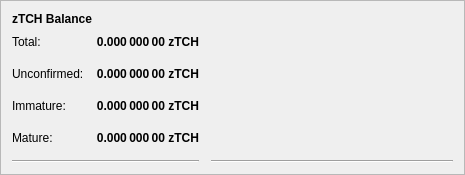
                                  <widget class="QFrame" name="frame_4">
                                    <property name="geometry">
                                      <rect>
                                        <x>0</x>
                                        <y>0</y>
                                        <width>465</width>
                                        <height>171</height>
                                      </rect>
                                    </property>
                                    <property name="frameShape">
                                      <enum>QFrame::StyledPanel</enum>
                                    </property>
                                    <property name="frameShadow">
                                      <enum>QFrame::Raised</enum>
                                    </property>
                                    <layout class="QVBoxLayout" name="verticalLayout_7">
                                      <item>
                                        <layout class="QHBoxLayout" name="horizontalLayout_8" stretch="0">
                                          <item>
                                            <widget class="QLabel" name="label_5z_3">
                                              <property name="maximumSize">
                                                <size>
                                                  <width>16777215</width>
                                                  <height>20</height>
                                                </size>
                                              </property>
                                              <property name="font">
                                                <font>
                                                  <weight>75</weight>
                                                  <bold>true</bold>
                                                </font>
                                              </property>
                                              <property name="text">
                                                <string>zTCH Balance</string>
                                              </property>
                                            </widget>
                                          </item>
                                        </layout>
                                      </item>
                                      <item>
                                        <layout class="QGridLayout" name="gridLayout_5">
                                          <property name="spacing">
                                            <number>12</number>
                                          </property>
                                          <item row="4" column="0">
                                            <widget class="QLabel" name="labelzBalanceMatureText">
                                              <property name="toolTip">
                                                <string>
                                                  Mature: more than 20 confirmation and more than 1 mints of the same denomination after it was minted.
                                                  These zTCH are spendable.
                                                </string>
                                              </property>
                                              <property name="text">
                                                <string>Mature:</string>
                                              </property>
                                            </widget>
                                          </item>
                                          <item row="5" column="0" colspan="2">
                                            <widget class="Line" name="lineSpendableBalance_5">
                                              <property name="orientation">
                                                <enum>Qt::Horizontal</enum>
                                              </property>
                                            </widget>
                                          </item>
                                          <item row="1" column="1">
                                            <widget class="QLabel" name="labelzBalance">
                                              <property name="font">
                                                <font>
                                                  <weight>75</weight>
                                                  <bold>true</bold>
                                                </font>
                                              </property>
                                              <property name="cursor">
                                                <cursorShape>IBeamCursor</cursorShape>
                                              </property>
                                              <property name="toolTip">
                                                <string>All available zTCH, unconfirmed and immature zTCH included.</string>
                                              </property>
                                              <property name="text">
                                                <string notr="true">0.000 000 00 zTCH</string>
                                              </property>
                                              <property name="alignment">
                                                <set>Qt::AlignRight|Qt::AlignTrailing|Qt::AlignVCenter</set>
                                              </property>
                                              <property name="textInteractionFlags">
                                                <set>Qt::LinksAccessibleByMouse|Qt::TextSelectableByKeyboard|Qt::TextSelectableByMouse</set>
                                              </property>
                                            </widget>
                                          </item>
                                          <item row="5" column="2">
                                            <widget class="Line" name="lineWatchBalance_5">
                                              <property name="sizePolicy">
                                                <sizepolicy hsizetype="Preferred" vsizetype="Fixed">
                                                  <horstretch>0</horstretch>
                                                  <verstretch>0</verstretch>
                                                </sizepolicy>
                                              </property>
                                              <property name="minimumSize">
                                                <size>
                                                  <width>140</width>
                                                  <height>0</height>
                                                </size>
                                              </property>
                                              <property name="orientation">
                                                <enum>Qt::Horizontal</enum>
                                              </property>
                                            </widget>
                                          </item>
                                          <item row="1" column="0">
                                            <widget class="QLabel" name="labelzBalanceText">
                                              <property name="toolTip">
                                                <string>All available zTCH, unconfirmed and immature zTCH included.</string>
                                              </property>
                                              <property name="text">
                                                <string>Total:</string>
                                              </property>
                                            </widget>
                                          </item>
                                          <item row="1" column="2">
                                            <spacer name="horizontalSpacer_8">
                                              <property name="orientation">
                                                <enum>Qt::Horizontal</enum>
                                              </property>
                                              <property name="sizeHint" stdset="0">
                                                <size>
                                                  <width>40</width>
                                                  <height>20</height>
                                                </size>
                                              </property>
                                            </spacer>
                                          </item>
                                          <item row="4" column="2">
                                            <spacer name="horizontalSpacer_4">
                                              <property name="orientation">
                                                <enum>Qt::Horizontal</enum>
                                              </property>
                                              <property name="sizeHint" stdset="0">
                                                <size>
                                                  <width>40</width>
                                                  <height>20</height>
                                                </size>
                                              </property>
                                            </spacer>
                                          </item>
                                          <item row="4" column="1">
                                            <widget class="QLabel" name="labelzBalanceMature">
                                              <property name="font">
                                                <font>
                                                  <weight>75</weight>
                                                  <bold>true</bold>
                                                </font>
                                              </property>
                                              <property name="toolTip">
                                                <string>
                                                  Mature: more than 20 confirmation and more than 1 mints of the same denomination after it was minted.
                                                  These zTCH are spendable.
                                                </string>
                                              </property>
                                              <property name="text">
                                                <string>0.000 000 00 zTCH</string>
                                              </property>
                                              <property name="alignment">
                                                <set>Qt::AlignRight|Qt::AlignTrailing|Qt::AlignVCenter</set>
                                              </property>
                                            </widget>
                                          </item>
                                          <item row="2" column="0">
                                            <widget class="QLabel" name="labelzBalanceUnconfirmedText">
                                              <property name="toolTip">
                                                <string>
                                                  Unconfirmed: less than 20 confirmations
                                                  Immature: confirmed, but less than 1 mints of the same denomination after it was minted
                                                </string>
                                              </property>
                                              <property name="text">
                                                <string>Unconfirmed:</string>
                                              </property>
                                            </widget>
                                          </item>
                                          <item row="2" column="1">
                                            <widget class="QLabel" name="labelzBalanceUnconfirmed">
                                              <property name="font">
                                                <font>
                                                  <weight>75</weight>
                                                  <bold>true</bold>
                                                </font>
                                              </property>
                                              <property name="toolTip">
                                                <string>
                                                  Unconfirmed: less than 20 confirmations
                                                  Immature: confirmed, but less than 1 mints of the same denomination after it was minted
                                                </string>
                                              </property>
                                              <property name="text">
                                                <string>0.000 000 00 zTCH</string>
                                              </property>
                                              <property name="alignment">
                                                <set>Qt::AlignRight|Qt::AlignTrailing|Qt::AlignVCenter</set>
                                              </property>
                                            </widget>
                                          </item>
                                          <item row="2" column="2">
                                            <spacer name="horizontalSpacer_5">
                                              <property name="orientation">
                                                <enum>Qt::Horizontal</enum>
                                              </property>
                                              <property name="sizeHint" stdset="0">
                                                <size>
                                                  <width>40</width>
                                                  <height>20</height>
                                                </size>
                                              </property>
                                            </spacer>
                                          </item>
                                          <item row="3" column="0">
                                            <widget class="QLabel" name="labelzBalanceImmatureText">
                                              <property name="toolTip">
                                                <string>
                                                  Unconfirmed: less than 20 confirmations
                                                  Immature: confirmed, but less than 1 mints of the same denomination after it was minted
                                                </string>
                                              </property>
                                              <property name="text">
                                                <string>Immature:</string>
                                              </property>
                                            </widget>
                                          </item>
                                          <item row="3" column="1">
                                            <widget class="QLabel" name="labelzBalanceImmature">
                                              <property name="font">
                                                <font>
                                                  <weight>75</weight>
                                                  <bold>true</bold>
                                                </font>
                                              </property>
                                              <property name="toolTip">
                                                <string>
                                                  Unconfirmed: less than 20 confirmations
                                                  Immature: confirmed, but less than 1 mints of the same denomination after it was minted
                                                </string>
                                              </property>
                                              <property name="text">
                                                <string>0.000 000 00 zTCH</string>
                                              </property>
                                              <property name="alignment">
                                                <set>Qt::AlignRight|Qt::AlignTrailing|Qt::AlignVCenter</set>
                                              </property>
                                            </widget>
                                          </item>
                                          <item row="3" column="2">
                                            <spacer name="horizontalSpacer_7">
                                              <property name="orientation">
                                                <enum>Qt::Horizontal</enum>
                                              </property>
                                              <property name="sizeHint" stdset="0">
                                                <size>
                                                  <width>40</width>
                                                  <height>20</height>
                                                </size>
                                              </property>
                                            </spacer>
                                          </item>
                                        </layout>
                                      </item>
                                    </layout>
                                  </widget>
